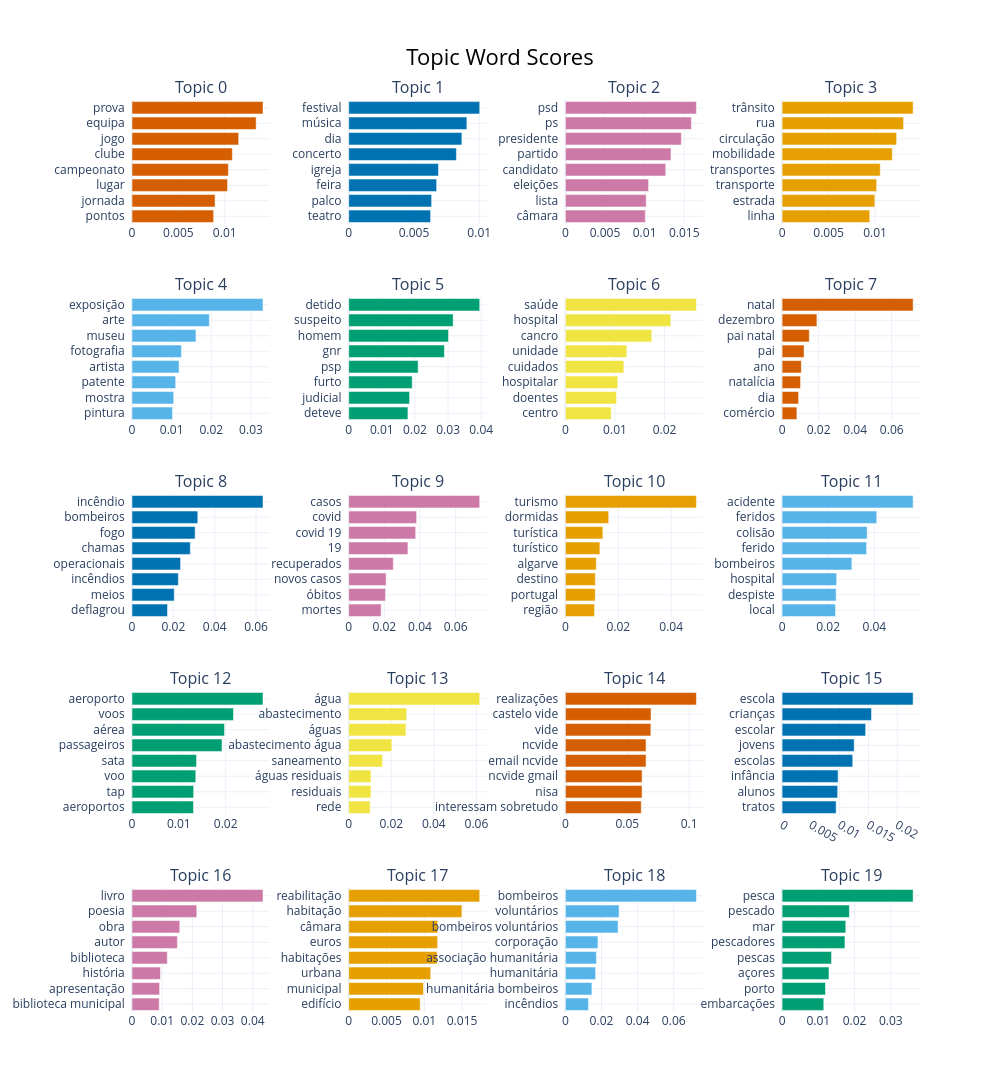

Notebook code for this chart:
### Code cell
# Visualize topic keywords for the top 20 discovered topics
fig = topic_model.visualize_barchart(top_n_topics=20, n_words=8)
fig.show()

### Figure 1 — Plotly figure (JSON) as saved in the notebook; plotly's stock layout.template omitted (floating-point values rounded to 4 significant figures)
{"data": [{"marker": {"color": "#D55E00"}, "orientation": "h", "type": "bar", "x": [0.008806, 0.00896, 0.0103, 0.0104, 0.01083, 0.0115, 0.01339, 0.01413], "xaxis": "x", "y": ["pontos  ", "jornada  ", "lugar  ", "campeonato  ", "clube  ", "jogo  ", "equipa  ", "prova  "], "yaxis": "y"}, {"marker": {"color": "#0072B2"}, "orientation": "h", "type": "bar", "x": [0.006274, 0.006351, 0.006737, 0.006875, 0.008251, 0.008671, 0.009053, 0.01004], "xaxis": "x2", "y": ["teatro  ", "palco  ", "feira  ", "igreja  ", "concerto  ", "dia  ", "música  ", "festival  "], "yaxis": "y2"}, {"marker": {"color": "#CC79A7"}, "orientation": "h", "type": "bar", "x": [0.01009, 0.0102, 0.0105, 0.01266, 0.01333, 0.01463, 0.0159, 0.01653], "xaxis": "x3", "y": ["câmara  ", "lista  ", "eleições  ", "candidato  ", "partido  ", "presidente  ", "ps  ", "psd  "], "yaxis": "y3"}, {"marker": {"color": "#E69F00"}, "orientation": "h", "type": "bar", "x": [0.00943, 0.009975, 0.01017, 0.01056, 0.01186, 0.01232, 0.01307, 0.01409], "xaxis": "x4", "y": ["linha  ", "estrada  ", "transporte  ", "transportes  ", "mobilidade  ", "circulação  ", "rua  ", "trânsito  "], "yaxis": "y4"}, {"marker": {"color": "#56B4E9"}, "orientation": "h", "type": "bar", "x": [0.01021, 0.01051, 0.01101, 0.01186, 0.01245, 0.01613, 0.0195, 0.03302], "xaxis": "x5", "y": ["pintura  ", "mostra  ", "patente  ", "artista  ", "fotografia  ", "museu  ", "arte  ", "exposição  "], "yaxis": "y5"}, {"marker": {"color": "#009E73"}, "orientation": "h", "type": "bar", "x": [0.01787, 0.01837, 0.01916, 0.02095, 0.02888, 0.03011, 0.03152, 0.03953], "xaxis": "x6", "y": ["deteve  ", "judicial  ", "furto  ", "psp  ", "gnr  ", "homem  ", "suspeito  ", "detido  "], "yaxis": "y6"}, {"marker": {"color": "#F0E442"}, "orientation": "h", "type": "bar", "x": [0.009231, 0.01032, 0.01056, 0.01179, 0.01239, 0.01743, 0.02126, 0.02642], "xaxis": "x7", "y": ["centro  ", "doentes  ", "hospitalar  ", "cuidados  ", "unidade  ", "cancro  ", "hospital  ", "saúde  "], "yaxis": "y7"}, {"marker": {"color": "#D55E00"}, "orientation": "h", "type": "bar", "x": [0.008091, 0.009027, 0.01008, 0.01053, 0.01201, 0.01488, 0.01906, 0.07169], "xaxis": "x8", "y": ["comércio  ", "dia  ", "natalícia  ", "ano  ", "pai  ", "pai natal  ", "dezembro  ", "natal  "], "yaxis": "y8"}, {"marker": {"color": "#0072B2"}, "orientation": "h", "type": "bar", "x": [0.01716, 0.02043, 0.02242, 0.02348, 0.02819, 0.03054, 0.03182, 0.06336], "xaxis": "x9", "y": ["deflagrou  ", "meios  ", "incêndios  ", "operacionais  ", "chamas  ", "fogo  ", "bombeiros  ", "incêndio  "], "yaxis": "y9"}, {"marker": {"color": "#CC79A7"}, "orientation": "h", "type": "bar", "x": [0.0182, 0.02066, 0.02099, 0.02504, 0.03322, 0.03757, 0.03812, 0.07351], "xaxis": "x10", "y": ["mortes  ", "óbitos  ", "novos casos  ", "recuperados  ", "19  ", "covid 19  ", "covid  ", "casos  "], "yaxis": "y10"}, {"marker": {"color": "#E69F00"}, "orientation": "h", "type": "bar", "x": [0.01103, 0.01129, 0.01131, 0.01167, 0.01305, 0.01416, 0.01637, 0.04953], "xaxis": "x11", "y": ["região  ", "portugal  ", "destino  ", "algarve  ", "turístico  ", "turística  ", "dormidas  ", "turismo  "], "yaxis": "y11"}, {"marker": {"color": "#56B4E9"}, "orientation": "h", "type": "bar", "x": [0.02319, 0.02345, 0.02367, 0.03028, 0.03668, 0.03692, 0.04107, 0.05685], "xaxis": "x12", "y": ["local  ", "despiste  ", "hospital  ", "bombeiros  ", "ferido  ", "colisão  ", "feridos  ", "acidente  "], "yaxis": "y12"}, {"marker": {"color": "#009E73"}, "orientation": "h", "type": "bar", "x": [0.01312, 0.01316, 0.01362, 0.01378, 0.01922, 0.01974, 0.02166, 0.02797], "xaxis": "x13", "y": ["aeroportos  ", "tap  ", "voo  ", "sata  ", "passageiros  ", "aérea  ", "voos  ", "aeroporto  "], "yaxis": "y13"}, {"marker": {"color": "#F0E442"}, "orientation": "h", "type": "bar", "x": [0.01007, 0.01045, 0.01046, 0.01588, 0.02026, 0.02689, 0.02725, 0.06155], "xaxis": "x14", "y": ["rede  ", "residuais  ", "águas residuais  ", "saneamento  ", "abastecimento água  ", "águas  ", "abastecimento  ", "água  "], "yaxis": "y14"}, {"marker": {"color": "#D55E00"}, "orientation": "h", "type": "bar", "x": [0.06129, 0.06197, 0.06199, 0.06516, 0.06516, 0.06906, 0.06921, 0.1059], "xaxis": "x15", "y": ["interessam sobretudo  ", "nisa  ", "ncvide gmail  ", "email ncvide  ", "ncvide  ", "vide  ", "castelo vide  ", "realizações  "], "yaxis": "y15"}, {"marker": {"color": "#0072B2"}, "orientation": "h", "type": "bar", "x": [0.009377, 0.009646, 0.009719, 0.01226, 0.01251, 0.0145, 0.01551, 0.02274], "xaxis": "x16", "y": ["tratos  ", "alunos  ", "infância  ", "escolas  ", "jovens  ", "escolar  ", "crianças  ", "escola  "], "yaxis": "y16"}, {"marker": {"color": "#CC79A7"}, "orientation": "h", "type": "bar", "x": [0.009007, 0.009139, 0.009443, 0.0117, 0.01504, 0.01582, 0.02147, 0.0434], "xaxis": "x17", "y": ["biblioteca municipal  ", "apresentação  ", "história  ", "biblioteca  ", "autor  ", "obra  ", "poesia  ", "livro  "], "yaxis": "y17"}, {"marker": {"color": "#E69F00"}, "orientation": "h", "type": "bar", "x": [0.009455, 0.009897, 0.01085, 0.0117, 0.01177, 0.01178, 0.01498, 0.01733], "xaxis": "x18", "y": ["edifício  ", "municipal  ", "urbana  ", "habitações  ", "euros  ", "câmara  ", "habitação  ", "reabilitação  "], "yaxis": "y18"}, {"marker": {"color": "#56B4E9"}, "orientation": "h", "type": "bar", "x": [0.0128, 0.01469, 0.01674, 0.01717, 0.01802, 0.02919, 0.02973, 0.07257], "xaxis": "x19", "y": ["incêndios  ", "humanitária bombeiros  ", "humanitária  ", "associação humanitária  ", "corporação  ", "bombeiros voluntários  ", "voluntários  ", "bombeiros  "], "yaxis": "y19"}, {"marker": {"color": "#009E73"}, "orientation": "h", "type": "bar", "x": [0.0115, 0.01197, 0.01293, 0.01364, 0.01734, 0.01757, 0.01856, 0.03615], "xaxis": "x20", "y": ["embarcações  ", "porto  ", "açores  ", "pescas  ", "pescadores  ", "mar  ", "pescado  ", "pesca  "], "yaxis": "y20"}], "layout": {"annotations": [{"font": {"size": 16}, "showarrow": false, "text": "Topic 0", "x": 0.0875, "xanchor": "center", "xref": "paper", "y": 1.0, "yanchor": "bottom", "yref": "paper"}, {"font": {"size": 16}, "showarrow": false, "text": "Topic 1", "x": 0.3625, "xanchor": "center", "xref": "paper", "y": 1.0, "yanchor": "bottom", "yref": "paper"}, {"font": {"size": 16}, "showarrow": false, "text": "Topic 2", "x": 0.6375, "xanchor": "center", "xref": "paper", "y": 1.0, "yanchor": "bottom", "yref": "paper"}, {"font": {"size": 16}, "showarrow": false, "text": "Topic 3", "x": 0.9125, "xanchor": "center", "xref": "paper", "y": 1.0, "yanchor": "bottom", "yref": "paper"}, {"font": {"size": 16}, "showarrow": false, "text": "Topic 4", "x": 0.0875, "xanchor": "center", "xref": "paper", "y": 0.784, "yanchor": "bottom", "yref": "paper"}, {"font": {"size": 16}, "showarrow": false, "text": "Topic 5", "x": 0.3625, "xanchor": "center", "xref": "paper", "y": 0.784, "yanchor": "bottom", "yref": "paper"}, {"font": {"size": 16}, "showarrow": false, "text": "Topic 6", "x": 0.6375, "xanchor": "center", "xref": "paper", "y": 0.784, "yanchor": "bottom", "yref": "paper"}, {"font": {"size": 16}, "showarrow": false, "text": "Topic 7", "x": 0.9125, "xanchor": "center", "xref": "paper", "y": 0.784, "yanchor": "bottom", "yref": "paper"}, {"font": {"size": 16}, "showarrow": false, "text": "Topic 8", "x": 0.0875, "xanchor": "center", "xref": "paper", "y": 0.568, "yanchor": "bottom", "yref": "paper"}, {"font": {"size": 16}, "showarrow": false, "text": "Topic 9", "x": 0.3625, "xanchor": "center", "xref": "paper", "y": 0.568, "yanchor": "bottom", "yref": "paper"}, {"font": {"size": 16}, "showarrow": false, "text": "Topic 10", "x": 0.6375, "xanchor": "center", "xref": "paper", "y": 0.568, "yanchor": "bottom", "yref": "paper"}, {"font": {"size": 16}, "showarrow": false, "text": "Topic 11", "x": 0.9125, "xanchor": "center", "xref": "paper", "y": 0.568, "yanchor": "bottom", "yref": "paper"}, {"font": {"size": 16}, "showarrow": false, "text": "Topic 12", "x": 0.0875, "xanchor": "center", "xref": "paper", "y": 0.352, "yanchor": "bottom", "yref": "paper"}, {"font": {"size": 16}, "showarrow": false, "text": "Topic 13", "x": 0.3625, "xanchor": "center", "xref": "paper", "y": 0.352, "yanchor": "bottom", "yref": "paper"}, {"font": {"size": 16}, "showarrow": false, "text": "Topic 14", "x": 0.6375, "xanchor": "center", "xref": "paper", "y": 0.352, "yanchor": "bottom", "yref": "paper"}, {"font": {"size": 16}, "showarrow": false, "text": "Topic 15", "x": 0.9125, "xanchor": "center", "xref": "paper", "y": 0.352, "yanchor": "bottom", "yref": "paper"}, {"font": {"size": 16}, "showarrow": false, "text": "Topic 16", "x": 0.0875, "xanchor": "center", "xref": "paper", "y": 0.136, "yanchor": "bottom", "yref": "paper"}, {"font": {"size": 16}, "showarrow": false, "text": "Topic 17", "x": 0.3625, "xanchor": "center", "xref": "paper", "y": 0.136, "yanchor": "bottom", "yref": "paper"}, {"font": {"size": 16}, "showarrow": false, "text": "Topic 18", "x": 0.6375, "xanchor": "center", "xref": "paper", "y": 0.136, "yanchor": "bottom", "yref": "paper"}, {"font": {"size": 16}, "showarrow": false, "text": "Topic 19", "x": 0.9125, "xanchor": "center", "xref": "paper", "y": 0.136, "yanchor": "bottom", "yref": "paper"}], "height": 1250, "hoverlabel": {"bgcolor": "white", "font": {"family": "Rockwell", "size": 16}}, "showlegend": false, "title": {"font": {"color": "Black", "size": 22}, "text": "Topic Word Scores", "x": 0.5, "xanchor": "center", "yanchor": "top"}, "width": 1000, "xaxis": {"anchor": "y", "domain": [0, 0.175], "showgrid": true}, "xaxis10": {"anchor": "y10", "domain": [0.275, 0.45], "showgrid": true}, "xaxis11": {"anchor": "y11", "domain": [0.55, 0.725], "showgrid": true}, "xaxis12": {"anchor": "y12", "domain": [0.825, 1], "showgrid": true}, "xaxis13": {"anchor": "y13", "domain": [0, 0.175], "showgrid": true}, "xaxis14": {"anchor": "y14", "domain": [0.275, 0.45], "showgrid": true}, "xaxis15": {"anchor": "y15", "domain": [0.55, 0.725], "showgrid": true}, "xaxis16": {"anchor": "y16", "domain": [0.825, 1], "showgrid": true}, "xaxis17": {"anchor": "y17", "domain": [0, 0.175], "showgrid": true}, "xaxis18": {"anchor": "y18", "domain": [0.275, 0.45], "showgrid": true}, "xaxis19": {"anchor": "y19", "domain": [0.55, 0.725], "showgrid": true}, "xaxis2": {"anchor": "y2", "domain": [0.275, 0.45], "showgrid": true}, "xaxis20": {"anchor": "y20", "domain": [0.825, 1], "showgrid": true}, "xaxis3": {"anchor": "y3", "domain": [0.55, 0.725], "showgrid": true}, "xaxis4": {"anchor": "y4", "domain": [0.825, 1], "showgrid": true}, "xaxis5": {"anchor": "y5", "domain": [0, 0.175], "showgrid": true}, "xaxis6": {"anchor": "y6", "domain": [0.275, 0.45], "showgrid": true}, "xaxis7": {"anchor": "y7", "domain": [0.55, 0.725], "showgrid": true}, "xaxis8": {"anchor": "y8", "domain": [0.825, 1], "showgrid": true}, "xaxis9": {"anchor": "y9", "domain": [0, 0.175], "showgrid": true}, "yaxis": {"anchor": "x", "domain": [0.864, 1.0], "showgrid": true}, "yaxis10": {"anchor": "x10", "domain": [0.432, 0.568], "showgrid": true}, "yaxis11": {"anchor": "x11", "domain": [0.432, 0.568], "showgrid": true}, "yaxis12": {"anchor": "x12", "domain": [0.432, 0.568], "showgrid": true}, "yaxis13": {"anchor": "x13", "domain": [0.216, 0.352], "showgrid": true}, "yaxis14": {"anchor": "x14", "domain": [0.216, 0.352], "showgrid": true}, "yaxis15": {"anchor": "x15", "domain": [0.216, 0.352], "showgrid": true}, "yaxis16": {"anchor": "x16", "domain": [0.216, 0.352], "showgrid": true}, "yaxis17": {"anchor": "x17", "domain": [0, 0.136], "showgrid": true}, "yaxis18": {"anchor": "x18", "domain": [0, 0.136], "showgrid": true}, "yaxis19": {"anchor": "x19", "domain": [0, 0.136], "showgrid": true}, "yaxis2": {"anchor": "x2", "domain": [0.864, 1.0], "showgrid": true}, "yaxis20": {"anchor": "x20", "domain": [0, 0.136], "showgrid": true}, "yaxis3": {"anchor": "x3", "domain": [0.864, 1.0], "showgrid": true}, "yaxis4": {"anchor": "x4", "domain": [0.864, 1.0], "showgrid": true}, "yaxis5": {"anchor": "x5", "domain": [0.648, 0.784], "showgrid": true}, "yaxis6": {"anchor": "x6", "domain": [0.648, 0.784], "showgrid": true}, "yaxis7": {"anchor": "x7", "domain": [0.648, 0.784], "showgrid": true}, "yaxis8": {"anchor": "x8", "domain": [0.648, 0.784], "showgrid": true}, "yaxis9": {"anchor": "x9", "domain": [0.432, 0.568], "showgrid": true}}}
